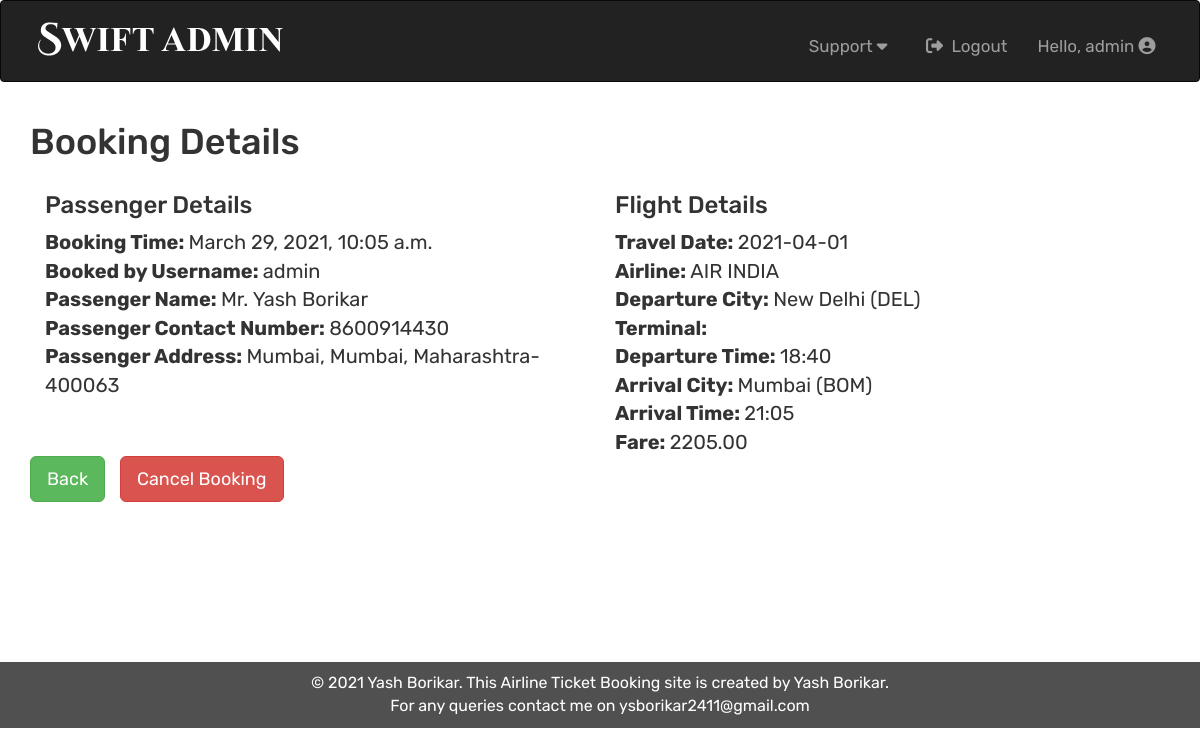
Page /admin-detail-booking/1 (signed in) on the committed database.
### SwiftApp/models.py (models this page shows, shortened)
class BookingDetail(models.Model):
    user = models.ForeignKey(User,related_name='user' ,on_delete=models.CASCADE)
    Date = models.CharField(max_length=11)
    Name = models.CharField(max_length=50)
    Email = models.EmailField()
    Phone_Number = models.PositiveIntegerField()
    Address = models.CharField(max_length=200, default=None)
    Flight_Details = models.ForeignKey(AirlineDetail, related_name='airlinedetail', on_delete=models.CASCADE)
    Booktime = models.DateTimeField(auto_now_add=True)
    Final_Fare = models.DecimalField(max_digits=6, decimal_places=2)

class AirlineDetail(models.Model):
    Airline = models.CharField(max_length=2, choices=AIRLINE_CHOICES)
    Flight_Num = models.CharField(max_length=7, help_text="Flight Number")
    Terminal = models.CharField(max_length=2)
    Departure_City = models.CharField(max_length=1, choices=DEPARTURE_CHOICES)
    Depart_Time = models.CharField(max_length=2, choices=TIME_CHOICES)
    Arrival_City = models.CharField(max_length=2, choices=ARRIVAL_CHOICES)
    Arrival_Time = models.CharField(max_length=2, choices=TIME_CHOICES)
    Ticket_Price = models.DecimalField(max_digits=6, decimal_places=2)

### SwiftApp/views.py (the view)
# urls.py: path('admin-detail-booking/<int:id>', views.ABookingDetail),
@login_required
@user_passes_test(lambda u: u.is_superuser)
def ABookingDetail(request,id):
    bookdetail=get_object_or_404(BookingDetail, id=id)
    return render(request, 'SwiftApp/bookingdetail_detail.html', {'book':bookdetail})

### SwiftApp/templates/SwiftApp/bookingdetail_detail.html
{% extends 'SwiftApp/baseadmin.html' %}
{% block admincontent %}
<div class="container" style="font-size: 20px;">
<h1>Booking Details </h1>
<div class="col-sm-6">
<h3> Passenger Details</h3>
<strong>Booking Time: </strong> {{book.Booktime}}<br>
<strong>Booked by Username: </strong> {{book.user}}<br>
<strong>Passenger Name: </strong> {{book.Name}}<br>
<strong>Passenger Contact Number: </strong> {{book.Phone_Number}}<br>
<strong>Passenger Address: </strong> {{book.Address}}<br>
</div>
<div class="col-sm-6">
<h3> Flight Details</h3>
<strong>Travel Date: </strong> {{book.Date}}<br>
<strong>Airline: </strong> {{book.Flight_Details.get_Airline_display}}<br>
<strong>Departure City: </strong> {{book.Flight_Details.get_Departure_City_display}}<br>
<strong>Terminal: </strong> <br>
<strong>Departure Time: </strong> {{book.Flight_Details.get_Depart_Time_display}}<br>
<strong>Arrival City: </strong> {{book.Flight_Details.get_Arrival_City_display}}<br>
<strong>Arrival Time: </strong> {{book.Flight_Details.get_Arrival_Time_display}}<br>
<strong>Fare: </strong> {{book.Final_Fare}}<br>
</div>
<a href="/admin-list-booking"><button class="btn btn-lg btn-success">Back</button></a>&nbsp&nbsp
<a href="/admin-user-booking/cancel-booking/{{book.id}}" class="btn btn-lg btn-danger">Cancel Booking</a>
</div>
{% endblock admincontent%}

### SwiftApp/templates/SwiftApp/baseadmin.html (shortened to what this page needs)
{%load static%}
<!DOCTYPE html>
<html lang="en">
<head>
    <link rel="stylesheet" href="https://maxcdn.bootstrapcdn.com/bootstrap/3.3.7/css/bootstrap.min.css">
    <link rel='stylesheet' href="{% static 'SwiftApp/css/stylesadmin.css' %}">
</head>
<body>
    <nav class='navbar navbar-default navbar-inverse'>
        <div class="container-fluid headercontainer">
            <div class="navbar-header">
               <a href="/admin-pannel-index" class="pull-left"><img src="{% static 'SwiftApp/images/logoadmin.png' %}"  id="logo-img"></a>
            </div>
            <ul class='nav navbar-nav navbar-right pull-right'>
                <li class="nav-item dropdown">
                    <a class="nav-link dropdown-toggle"> Support <i class="fa fa-caret-down"></i></a>
                </li>
                {% if request.user.is_active%}
                <li> <a href="/accounts/logout/"><i class="fas fa-sign-out-alt"></i>Logout</a> </li>
                <li class="nav-item dropdown">
                    <a class="nav-link dropdown-toggle"> Hello, {{request.user}} <i class="fas fa-user-circle"></i></a>
                </li>
                {%else%}
                <li> <a href="/accounts/login/" ><i class="fas fa-sign-in-alt"></i>Login</a></li>
                <li> <a> Hello, Guest <i class="fas fa-user-circle"></i></a></li>
                {%endif%}
            </ul>
        </div>
    </nav>
    {%block admincontent%}
    {%endblock%}
    <footer>
            <p>&copy; 2021 Yash Borikar. This Airline Ticket Booking site is created by Yash Borikar.</p>
            <p>For any queries contact me on ysborikar2411@gmail.com</p>
    </footer>
</body>
</html>

### SwiftApp/static/SwiftApp/css/stylesadmin.css (style rules this page uses)
body { font-family: 'Rubik', Lato; font-size: 16px; }
#logo-img { width: 250px; height: 35px; margin: 20px 20px 20px 0; }
.headercontainer { margin-left: 20px; margin-right: 20px; }
.headercontainer li { margin: 0px; padding: 20px 0px 10px 0px; }
.headercontainer li a { font-size: 17px; }
.headercontainer i { margin-right: 0.5em; }
footer { background: #505050; color: #fff; padding: 10px; margin-left: 0px; margin-top: 10em; }
footer p { margin-top: 0; margin-bottom: 0; text-align: center; }

### rows in the picture
BookingDetail: Booktime "March 29, 2021, 10:05 a.m.", user "admin", Name "Mr. Yash Borikar", Phone_Number "8600914430", Address "Mumbai, Mumbai, Maharashtra-400063", Date "2021-04-01", Flight_Details.Airline "AIR INDIA", Flight_Details.Departure_City "New Delhi (DEL)", Flight_Details.Depart_Time "18:40", Flight_Details.Arrival_City "Mumbai (BOM)", Flight_Details.Arrival_Time "21:05", Final_Fare "2205.00"

### other values in the picture
{{ request.user }} "admin"
